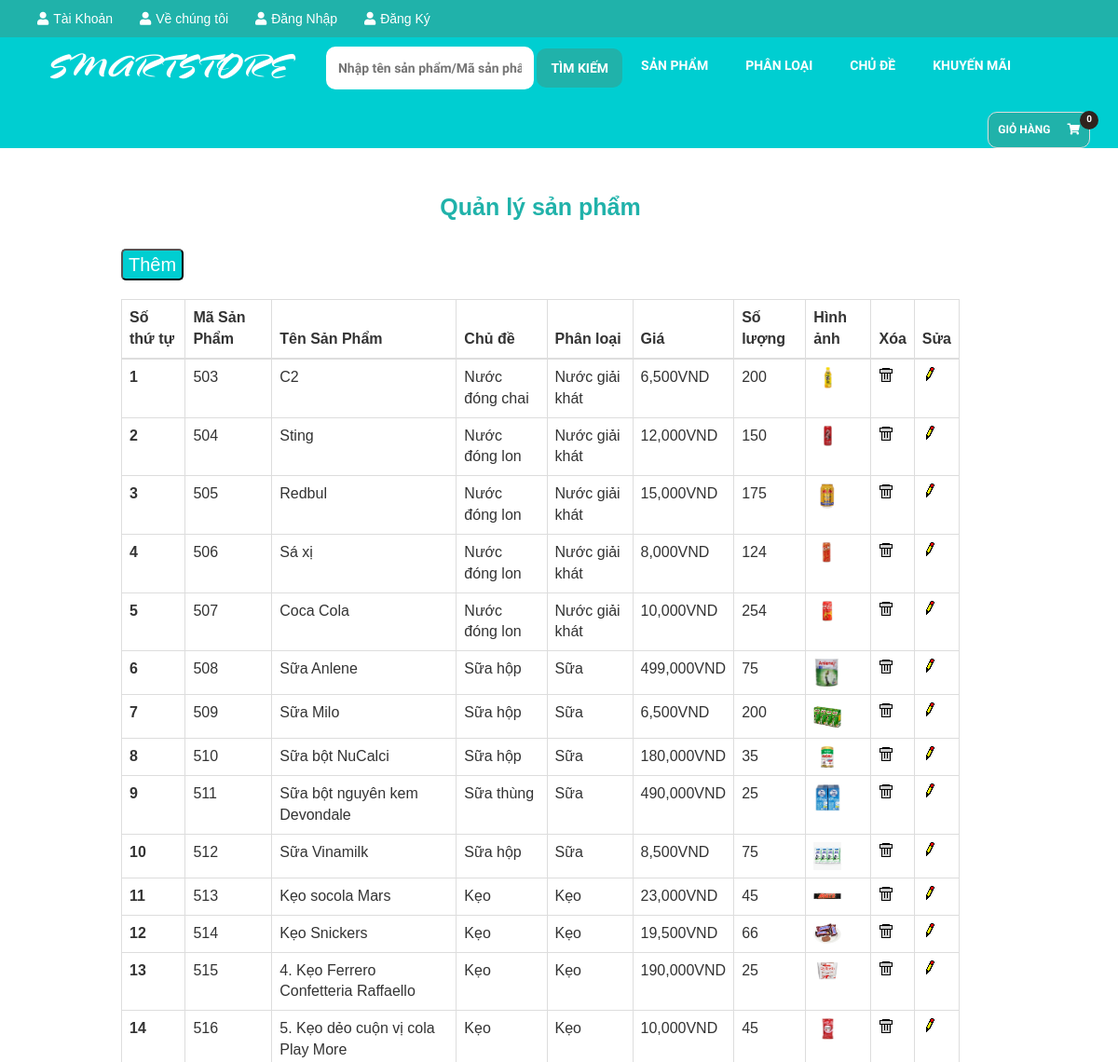
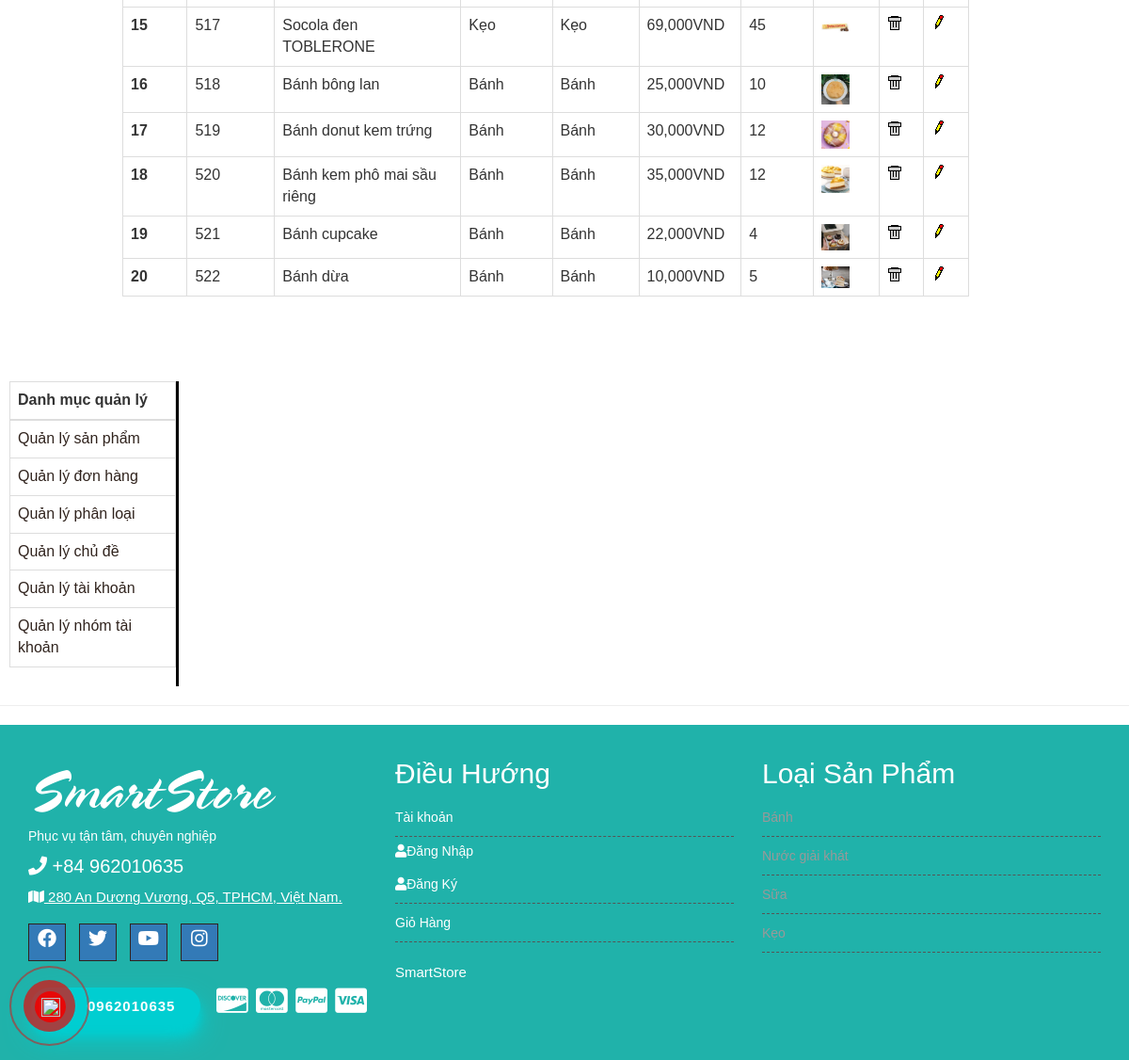
The app's page /admin.php with its own data (2 pictures, top to bottom).
### tables this page shows
CREATE TABLE `products` (
  `ProductID` int(11) NOT NULL,
  `ManufacturerID` int(11) NOT NULL,
  `CategoryID` int(11) NOT NULL,
  `ProductName` varchar(255) NOT NULL,
  `ImageUrl` varchar(255) NOT NULL,
  `Price` int(11) NOT NULL DEFAULT 0,
  `Quantity` int(11) NOT NULL DEFAULT 0,
  `Description` varchar(1000) NOT NULL,
  `Body` text NOT NULL
);

CREATE TABLE `manufacturers` (
  `ManufacturerID` int(11) NOT NULL,
  `ManufacturerName` varchar(255) NOT NULL
);

CREATE TABLE `categories` (
  `CategoryID` int(11) NOT NULL,
  `CategoryName` varchar(255) NOT NULL,
  `Position` int(11) DEFAULT 0
);

### Controller/Products/Manage.php (called while the page is built)
<?php
	include_once("Model/Products.php");
	$pro = new Products();
	$ret = $pro->getProductsManage();
	include_once("View/Products/Manage.php");
?>

### Model/Products.php (called while the page is built, shortened)
<?php
	include_once("DataProvider.php");
	class Products{
		private $da;
		function __construct(){
			$this->da = new DataProvider();
		}
		function getProductsManage(){
			$sql = "Select ProductID, ProductName, ImageUrl, Price, Quantity, ManufacturerName, CategoryName from products p join Categories c on p.CategoryID=c.CategoryID join Manufacturers m on p.ManufacturerID=m.ManufacturerID order by ProductID";
			return $this->da->FetchAll($sql);
		}
	}
?>

### Model/DataProvider.php (called while the page is built, shortened)
<?php
	class DataProvider{
		private $link;
		function __construct()
		{
			$this->link=mysqli_connect("localhost","root","","webdack");
		}
		function ExecuteQuery($sql)
		{
			mysqli_query($this->link,"set names utf8");
			return mysqli_query($this->link, $sql);
		}
		function FetchAll($sql){
			$arr=array();
			$r = $this->ExecuteQuery($sql);
			while($row = mysqli_fetch_assoc($r)){
				$arr[]=$row;
			}
			return $arr;
		}
	}
?>

### Controller/Category/Categoryfooter.php (called while the page is built)
<?php
	include_once("Model/Category.php");
	$cate = new Category;
	$result = $cate->getCategory();
	include("View/Category/Categoryfooter.php");
?>

### Model/Category.php (called while the page is built, shortened)
<?php
	include_once("Model/DataProvider.php");
	class Category{
		private $da;
		function __construct(){
			$this->da=new DataProvider();
		}
		function getCategory(){
			$sql= "Select * from categories";
			return $this->da->FetchAll($sql);
		}
	}
?>

### Controller/Category/Category.php (called while the page is built)
<?php
	include_once("Model/Category.php");
	$cate = new Category();
	$result = $cate->getCategory();
	include_once("View/Category/Category.php");
?>

### View/Products/Manage.php (the view)
<div style="width: 900px; float: right;margin-right: 170px; margin-top:50px">
<center><h2><a style="color: rgba(32,178,170);  ;font-weight: bold;font-size: 25px" href="admin.php?mod=products&act=manage">Quản lý sản phẩm</a></h2></center><br>
<button style="background-color: rgba(0,206,209); border-radius: 5px; margin-bottom: 20px"><a style="color: #fff;font-size: 20px" href="admin.php?mod=products&act=insert">Thêm</a></button>
	<table class="table table-bordered">
	<thead>
		<tr>
		<th scope="col">Số thứ tự</th>
		<th scope="col">Mã Sản Phẩm</th>
		<th scope="col">Tên Sản Phẩm</th>
		<th scope="col">Chủ đề</th>
		<th scope="col">Phân loại</th>
		<th scope="col">Giá</th>
		<th scope="col">Số lượng</th>
		<th scope="col">Hình ảnh</th>
		<th scope="col">Xóa</th>
		<th scope="col">Sửa</th>
		</tr>
	</thead>
	<tbody>
		<?php
		$index = 1;
		foreach ($ret as $row) { ?>
			<tr>
				<th scope="row"><?= $index ?></th>
				<td><?= $row['ProductID'] ?></td>
				<td><?= $row['ProductName'] ?></td>
				<td><?= $row['ManufacturerName'] ?></td>
				<td><?= $row['CategoryName'] ?></td>
				<td><?= number_format($row['Price'],0)."VND" ?></td>
				<td><?= $row['Quantity'] ?></td>
				<td><?= "<img src=\"Upload/$row[ImageUrl]\" width=\"30\" />" ?></td>
				<td><?= "<a href=\"admin.php?mod=products&act=delete&id=$row[ProductID]\" onclick=\"return IsDelete()\">" ?><img src="Images/Delete.gif" /></a></td>
				<td><?= "<a href=\"admin.php?mod=products&act=edit&id=$row[ProductID]\">" ?><img src="Images/Edit.gif" /></a></td>
			</tr>
			<?php $index++;
		} ?>
	</tbody>
	</table>
<br>
</div>

### View/Category/Categoryfooter.php
<?php
    foreach ($result as $row) {
    	echo "<li><a href=\"index.php?mod=category&act=resultcategory&id={$row['CategoryID']}\">{$row['CategoryName']}</a></li>";
    }
?>

### records on screen
products: ProductID "503", ProductName "C2", ManufacturerID.ManufacturerName "Nước đóng chai", CategoryID.CategoryName "Nước giải khát", Price "6,500", Quantity "200", ImageUrl (picture)
products: ProductID "504", ProductName "Sting", ManufacturerID.ManufacturerName "Nước đóng lon", CategoryID.CategoryName "Nước giải khát", Price "12,000", Quantity "150", ImageUrl (picture)
products: ProductID "505", ProductName "Redbul", ManufacturerID.ManufacturerName "Nước đóng lon", CategoryID.CategoryName "Nước giải khát", Price "15,000", Quantity "175", ImageUrl (picture)
products: ProductID "506", ProductName "Sá xị", ManufacturerID.ManufacturerName "Nước đóng lon", CategoryID.CategoryName "Nước giải khát", Price "8,000", Quantity "124", ImageUrl (picture)
products: ProductID "507", ProductName "Coca Cola", ManufacturerID.ManufacturerName "Nước đóng lon", CategoryID.CategoryName "Nước giải khát", Price "10,000", Quantity "254", ImageUrl (picture)
products: ProductID "508", ProductName "Sữa Anlene", ManufacturerID.ManufacturerName "Sữa hộp", CategoryID.CategoryName "Sữa", Price "499,000", Quantity "75", ImageUrl (picture)
products: ProductID "509", ProductName "Sữa Milo", ManufacturerID.ManufacturerName "Sữa hộp", CategoryID.CategoryName "Sữa", Price "6,500", Quantity "200", ImageUrl (picture)
products: ProductID "510", ProductName "Sữa bột NuCalci", ManufacturerID.ManufacturerName "Sữa hộp", CategoryID.CategoryName "Sữa", Price "180,000", Quantity "35", ImageUrl (picture)
products: ProductID "511", ProductName "Sữa bột nguyên kem Devondale", ManufacturerID.ManufacturerName "Sữa thùng", CategoryID.CategoryName "Sữa", Price "490,000", Quantity "25", ImageUrl (picture)
products: ProductID "512", ProductName "Sữa Vinamilk", ManufacturerID.ManufacturerName "Sữa hộp", CategoryID.CategoryName "Sữa", Price "8,500", Quantity "75", ImageUrl (picture)
products: ProductID "513", ProductName "Kẹo socola Mars", ManufacturerID.ManufacturerName "Kẹo", CategoryID.CategoryName "Kẹo", Price "23,000", Quantity "45", ImageUrl (picture)
products: ProductID "514", ProductName "Kẹo Snickers", ManufacturerID.ManufacturerName "Kẹo", CategoryID.CategoryName "Kẹo", Price "19,500", Quantity "66", ImageUrl (picture)
products: ProductID "515", ProductName "4. Kẹo Ferrero Confetteria Raffaello", ManufacturerID.ManufacturerName "Kẹo", CategoryID.CategoryName "Kẹo", Price "190,000", Quantity "25", ImageUrl (picture)
products: ProductID "516", ProductName "5. Kẹo dẻo cuộn vị cola Play More", ManufacturerID.ManufacturerName "Kẹo", CategoryID.CategoryName "Kẹo", Price "10,000", Quantity "45", ImageUrl (picture)
products: ProductID "517", ProductName "Socola đen TOBLERONE", ManufacturerID.ManufacturerName "Kẹo", CategoryID.CategoryName "Kẹo", Price "69,000", Quantity "45", ImageUrl (picture)
products: ProductID "518", ProductName "Bánh bông lan", ManufacturerID.ManufacturerName "Bánh", CategoryID.CategoryName "Bánh", Price "25,000", Quantity "10", ImageUrl (picture)
products: ProductID "519", ProductName "Bánh donut kem trứng", ManufacturerID.ManufacturerName "Bánh", CategoryID.CategoryName "Bánh", Price "30,000", Quantity "12", ImageUrl (picture)
products: ProductID "520", ProductName "Bánh kem phô mai sầu riêng", ManufacturerID.ManufacturerName "Bánh", CategoryID.CategoryName "Bánh", Price "35,000", Quantity "12", ImageUrl (picture)
products: ProductID "521", ProductName "Bánh cupcake", ManufacturerID.ManufacturerName "Bánh", CategoryID.CategoryName "Bánh", Price "22,000", Quantity "4", ImageUrl (picture)
products: ProductID "522", ProductName "Bánh dừa", ManufacturerID.ManufacturerName "Bánh", CategoryID.CategoryName "Bánh", Price "10,000", Quantity "5", ImageUrl (picture)
categories: CategoryName "Bánh"
categories: CategoryName "Nước giải khát"
categories: CategoryName "Sữa"
categories: CategoryName "Kẹo"
